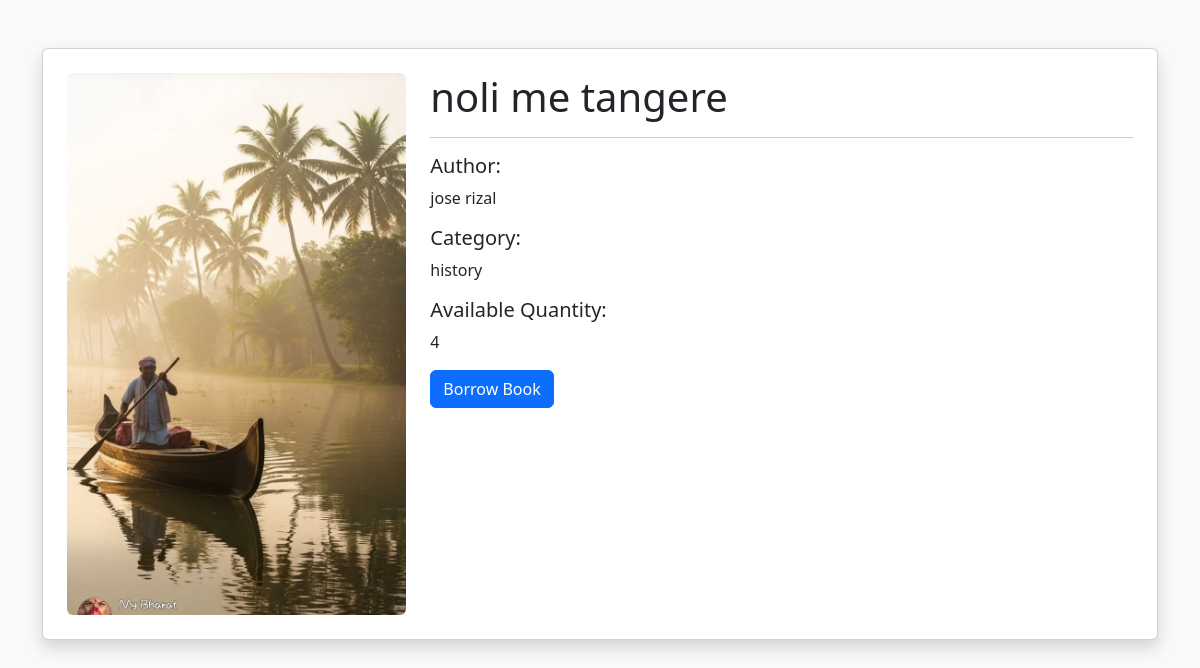
The page /book/6 on the database its author committed.
### tables this page shows
CREATE TABLE books (
    id INTEGER PRIMARY KEY AUTOINCREMENT,
    title TEXT NOT NULL,
    author TEXT NOT NULL,
    category TEXT NOT NULL,
    quantity INTEGER NOT NULL,
    cover_image TEXT
);

### app.py (the view)
@app.route('/book/<int:id>')
def book_details(id):
    conn = sqlite3.connect('database.db')
    cursor = conn.cursor()
    cursor.execute(
        "SELECT * FROM books WHERE id = ?",
        (id,)
    )
    book = cursor.fetchone()
    conn.close()
    return render_template(
        'book_details.html',
        book=book
    )

### templates/book_details.html (shortened to what this page needs)
<!DOCTYPE html>
<html>
<head>
    <link href="https://cdn.jsdelivr.net/npm/bootstrap@5.3.3/dist/css/bootstrap.min.css" rel="stylesheet">
</head>
<body class="bg-light">
<div class="container mt-5">
    <div class="card shadow p-4">
        <div class="row">
            <div class="col-md-4">
                {% if book[5] %}
                <img
                    src="{{ url_for('static', filename='uploads/' + book[5]) }}"
                    class="img-fluid rounded"
                >
                {% endif %}
            </div>
            <div class="col-md-8">
                <h1>{{ book[1] }}</h1>
                <hr>
                <h5>Author:</h5>
                <p>{{ book[2] }}</p>
                <h5>Category:</h5>
                <p>{{ book[3] }}</p>
                <h5>Available Quantity:</h5>
                <p>{{ book[4] }}</p>
                <a
                    href="/borrow_book/{{ book[0] }}"
                    class="btn btn-primary"
                >
                    Borrow Book
                </a>
            </div>
        </div>
    </div>
</div>
</body>
</html>

### rows shown on the page
books: cover_image (picture), title "noli me tangere", author "jose rizal", category "history", quantity "4"
